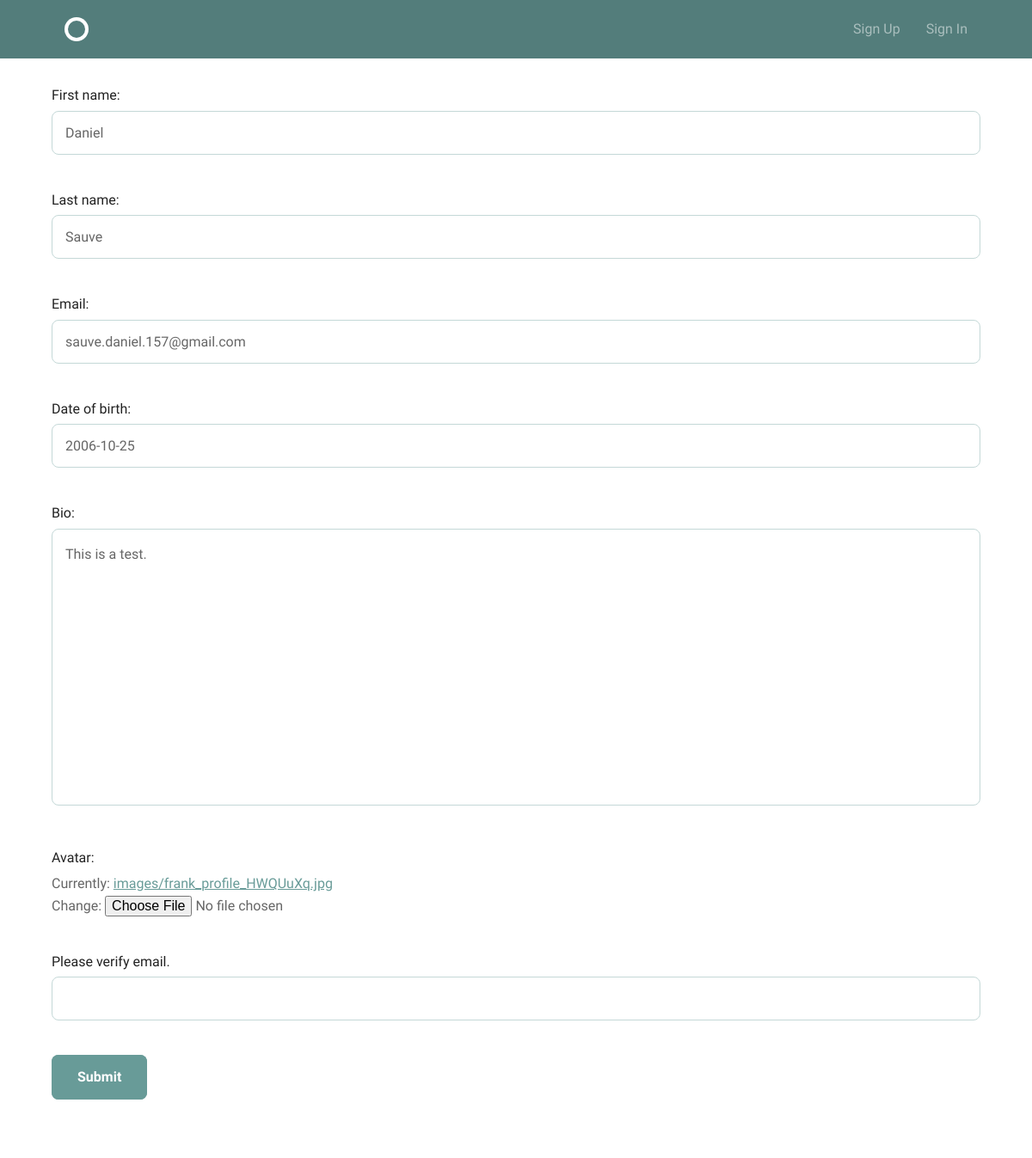
Page /accounts/profile/edit/3/ on the committed database.
### accounts/models.py (models this page shows, shortened)
class Profile(models.Model):
    user = models.OneToOneField(User, on_delete=models.CASCADE)
    first_name = models.CharField(max_length=100)
    last_name = models.CharField(max_length=100)
    email = models.EmailField(unique=True)
    date_of_birth = models.DateField()
    bio = models.TextField()
    avatar = models.ImageField(default='images/default.jpg', upload_to='images/')

### accounts/views.py (the view)
# urls.py: url(r'profile/edit/(?P<pk>\d+)/$', views.edit_profile, name='edit_profile'),
def edit_profile(request, pk):
    user = get_object_or_404(models.User, pk=pk)
    profile = get_object_or_404(models.Profile, user=user)
    form = forms.ProfileForm(instance=profile)
    if request.method == 'POST':
        form = forms.ProfileForm(request.POST, request.FILES, instance=profile)
        if form.is_valid():
            form.save()
            messages.success(request, 'Updated profile successfully!')
            return HttpResponseRedirect(profile.get_absolute_url())
    return render(request, 'accounts/profile_form.html', {'form': form})

### accounts/forms.py (shortened to what this page needs)
class ProfileForm(forms.ModelForm):
    verify_email = forms.EmailField(label="Please verify email.")
    bio = forms.CharField(widget=forms.Textarea, min_length=10)
    class Meta:
        model = models.Profile
        fields = [
            'first_name',
            'last_name',
            'email',
            'date_of_birth',
            'bio',
            'avatar'
        ]

### accounts/templates/accounts/profile_form.html (shortened to what this page needs)
{% extends "layout.html" %}
{% block body %}
<form enctype="multipart/form-data" method="POST" action="">
    {{ form.as_p }}
    <input type="submit" class="button-primary" value="Submit">
</form>
{% endblock %}

### assets/css/global.css (style rules this page uses)
html { font-family: sans-serif; -ms-text-size-adjust: 100%; -webkit-text-size-adjust: 100%; }
body { margin: 0; }
a { background-color: transparent; }
button, input, optgroup, select, textarea { color: inherit; font: inherit; margin: 0; }
input[type="reset"], input[type="submit"] { -webkit-appearance: button; cursor: pointer; }
input { line-height: normal; }
textarea { overflow: auto; }
html { font-size: 62.5%; }
body { font-size: 1.5em; line-height: 1.6; font-weight: 400; font-family: "Cousine"; color: #666; }
p { margin-top: 0; font-size: 1.6rem; }
a { color: #689b98; -webkit-transition: color 0.2s; -moz-transition: color 0.2s; -ms-transition: color 0.2s; -o-transition: color 0.2s; transition: color 0.2s; }
.button, button, input[type="submit"], input[type="reset"], input[type="button"] { font-family: "Work Sans", sans-serif; font-size: 1.6rem; padding: 18px 30px; border: 0; margin-right: 10px; border-radius: 8px; font-weight: bold; display: inline-block; white-space: nowrap; box-sizing: border-box; line-height: 1; text-decoration: none; color: #689b98; background: none; box-shadow: 0 0 0 2px #689b98 inset; position: relative; -webkit-transition: 0.2s; -moz-transition: 0.2s; -ms-transition: 0.2s; -o-transition: 0.2s; transition: 0.2s; }
.button.button-primary, input[type="submit"].button-primary, input[type="reset"].button-primary, input[type="button"].button-primary, button.button-primary { color: #fff; background-color: #689b98; }
textarea { padding: 15px; border: 1px solid #c4d8d7; box-shadow: none; box-sizing: border-box; min-height: 200px; width: 100%; font-size: 1.6rem; line-height: 1.8; border-radius: 8px; -webkit-appearance: none; -moz-appearance: none; appearance: none; outline: none; }
input[type="email"], input[type="number"], input[type="search"], input[type="text"], select, input[type="tel"], input[type="url"], input[type="password"] { background: #fff; width: 100%; color: #666; border-radius: 8px; border: 1px solid #c4d8d7; padding: 15px; margin-bottom: 15px; outline: none; box-sizing: border-box; font-size: 1.6rem; font-family: "Work Sans", sans-serif; -webkit-appearance: none; -moz-appearance: none; appearance: none; -webkit-transition: 0.2s; -moz-transition: 0.2s; -ms-transition: 0.2s; -o-transition: 0.2s; transition: 0.2s; }
label, legend { display: block; margin-bottom: 0.5rem; color: #222; font-family: "Work Sans", sans-serif; }
input, textarea, select, fieldset { margin-bottom: 1.5rem; }
pre, blockquote, dl, figure, table, p, ul, ol, form { margin-bottom: 2.5rem; }

### rows in the picture
Profile: first_name "Daniel", last_name "Sauve", email "sauve.daniel.157@gmail.com", date_of_birth "2006-10-25", bio "This is a test."
